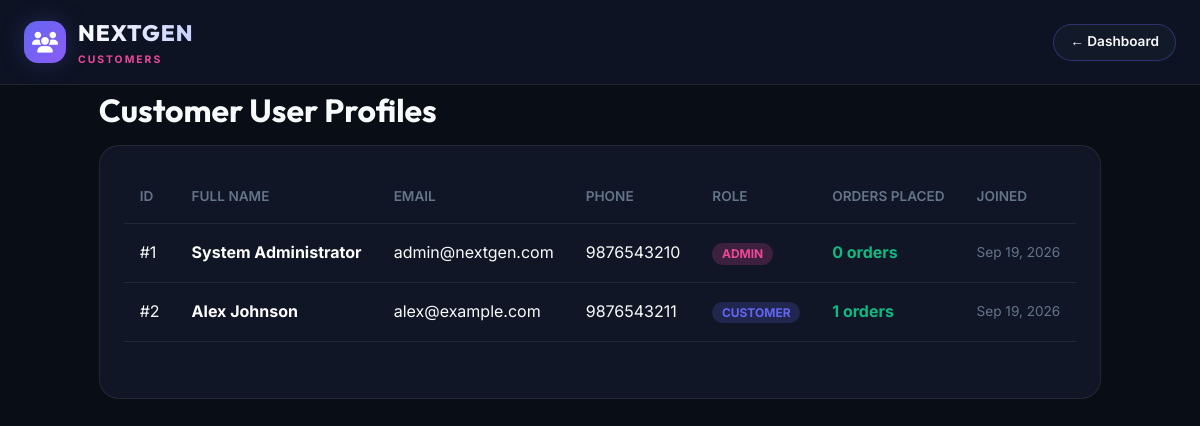
The page /admin/users.php (signed in) on the database its author committed.
### tables this page shows
CREATE TABLE IF NOT EXISTS `users` (
  `id` INT AUTO_INCREMENT PRIMARY KEY,
  `full_name` VARCHAR(100) NOT NULL,
  `email` VARCHAR(100) NOT NULL UNIQUE,
  `password` VARCHAR(255) NOT NULL,
  `phone` VARCHAR(20) DEFAULT NULL,
  `address` TEXT DEFAULT NULL,
  `city` VARCHAR(50) DEFAULT NULL,
  `state` VARCHAR(50) DEFAULT NULL,
  `pincode` VARCHAR(10) DEFAULT NULL,
  `role` ENUM('customer', 'admin') DEFAULT 'customer',
  `created_at` DATETIME DEFAULT CURRENT_TIMESTAMP
);

### admin/users.php (the view, shortened to what this page needs)
<?php
$db = Database::getConnection();
$users = $db->query("SELECT u.*, COUNT(o.id) as order_count FROM users u LEFT JOIN orders o ON u.id = o.user_id GROUP BY u.id ORDER BY u.id ASC")->fetchAll();
?>
<!DOCTYPE html>
<html lang="en">
<head>
    <link rel="stylesheet" href="https://cdnjs.cloudflare.com/ajax/libs/font-awesome/6.5.1/css/all.min.css">
    <link rel="stylesheet" href="../assets/css/style.css">
</head>
<body>
    <header class="main-header" style="background: #0d1322;">
        <div class="container header-container">
            <a href="dashboard.php" class="brand-logo">
                <div class="logo-icon"><i class="fa-solid fa-users"></i></div>
                <div class="logo-text">
                    <span class="brand-name">NEXTGEN</span>
                    <span class="brand-tag">CUSTOMERS</span>
                </div>
            </a>
            <a href="dashboard.php" class="btn-secondary" style="padding: 0.4rem 1rem; font-size: 0.85rem;">&larr; Dashboard</a>
        </div>
    </header>
    <div class="container my-5">
        <h1 class="section-title mb-4">Customer User Profiles</h1>
        <div style="background: var(--bg-card); border: 1px solid var(--border-color); border-radius: var(--radius-lg); padding: 1.5rem;">
            <table class="cart-table">
                <thead>
                    <tr>
                        <th>ID</th>
                        <th>Full Name</th>
                        <th>Email</th>
                        <th>Phone</th>
                        <th>Role</th>
                        <th>Orders Placed</th>
                        <th>Joined</th>
                    </tr>
                </thead>
                <tbody>
                    <?php foreach ($users as $u): ?>
                        <tr>
                            <td>#<?= $u['id'] ?></td>
                            <td><strong style="color: #fff;"><?= htmlspecialchars($u['full_name']) ?></strong></td>
                            <td><?= htmlspecialchars($u['email']) ?></td>
                            <td><?= htmlspecialchars($u['phone'] ?: 'N/A') ?></td>
                            <td>
                                <span style="background: <?= $u['role'] === 'admin' ? 'rgba(236, 72, 153, 0.2)' : 'rgba(99, 102, 241, 0.2)' ?>; color: <?= $u['role'] === 'admin' ? 'var(--neon-pink)' : 'var(--primary)' ?>; font-size: 0.75rem; font-weight: 700; padding: 0.2rem 0.6rem; border-radius: 99px; text-transform: uppercase;">
                                    <?= htmlspecialchars($u['role']) ?>
                                </span>
                            </td>
                            <td style="font-weight: 700; color: var(--emerald);"><?= $u['order_count'] ?> orders</td>
                            <td style="font-size: 0.85rem; color: var(--text-muted);"><?= date('M d, Y', strtotime($u['created_at'])) ?></td>
                        </tr>
                    <?php endforeach; ?>
                </tbody>
            </table>
        </div>
    </div>
</body>
</html>

### assets/css/style.css (style rules this page uses)
:root { --bg-dark: #090d16; --bg-surface: #121929; --bg-surface-hover: #1b253b; --bg-card: rgba(18, 25, 41, 0.85); --border-color: rgba(255, 255, 255, 0.08); --border-highlight: rgba(99, 102, 241, 0.35); --primary: #6366f1; --primary-hover: #4f46e5; --accent: #8b5cf6; --neon-pink: #ec4899; --emerald: #10b981; --amber: #f59e0b; --rose: #f43f5e; --text-primary: #f8fafc; --text-secondary: #94a3b8; --text-muted: #64748b; --font-heading: 'Outfit', sans-serif; --font-body: 'Inter', sans-serif; --radius-sm: 8px; --radius-md: 14px; --radius-lg: 20px; --radius-full: 9999px; --shadow-glow: 0 0 25px rgba(99, 102, 241, 0.25); --shadow-card: 0 10px 30px rgba(0, 0, 0, 0.35); --glass-backdrop: blur(16px); }
* { margin: 0; padding: 0; box-sizing: border-box; }
body { font-family: var(--font-body); background-color: var(--bg-dark); color: var(--text-primary); line-height: 1.6; overflow-x: hidden; min-height: 100vh; display: flex; flex-direction: column; }
a { color: inherit; text-decoration: none; transition: all 0.25s ease; }
.container { max-width: 1280px; margin: 0 auto; padding: 0 1.5rem; }
.main-header { background: rgba(9, 13, 22, 0.9); backdrop-filter: var(--glass-backdrop); border-bottom: 1px solid var(--border-color); position: sticky; top: 0; z-index: 100; }
.header-container { display: flex; align-items: center; justify-content: space-between; padding: 1rem 1.5rem; gap: 2rem; }
.brand-logo { display: flex; align-items: center; gap: 0.75rem; }
.logo-icon { width: 42px; height: 42px; background: linear-gradient(135deg, var(--primary), var(--accent)); border-radius: var(--radius-md); display: flex; align-items: center; justify-content: center; font-size: 1.3rem; color: #ffffff; box-shadow: var(--shadow-glow); }
.logo-text { display: flex; flex-direction: column; }
.brand-name { font-family: var(--font-heading); font-size: 1.4rem; font-weight: 800; letter-spacing: 1px; background: linear-gradient(90deg, #ffffff, #c7d2fe); -webkit-background-clip: text; -webkit-text-fill-color: transparent; }
.brand-tag { font-size: 0.65rem; font-weight: 700; letter-spacing: 2px; color: var(--neon-pink); text-transform: uppercase; }
.btn-secondary { background: var(--bg-surface); border: 1px solid var(--border-highlight); color: var(--text-primary); padding: 0.85rem 2rem; border-radius: var(--radius-full); font-weight: 600; font-size: 1rem; display: inline-flex; align-items: center; gap: 0.6rem; }
.section-title { font-family: var(--font-heading); font-size: 2rem; font-weight: 700; margin-bottom: 0.5rem; }
.cart-table { width: 100%; border-collapse: collapse; margin-bottom: 2rem; }
.cart-table th, .cart-table td { padding: 1rem; text-align: left; border-bottom: 1px solid var(--border-color); }
.cart-table th { color: var(--text-muted); font-weight: 600; font-size: 0.85rem; text-transform: uppercase; }

### rows shown on the page
users: id "1", full_name "System Administrator", email "admin@nextgen.com", phone "9876543210", role "ADMIN", order_count "0", created_at "Sep 19, 2026"
users: id "2", full_name "Alex Johnson", email "alex@example.com", phone "9876543211", role "CUSTOMER", order_count "1", created_at "Sep 19, 2026"
